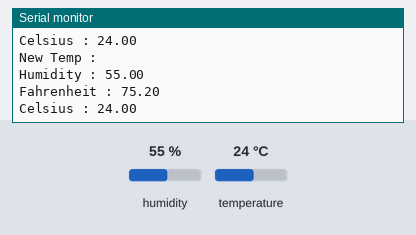
The sketch below on a simulated Arduino Uno, built with avr-gcc and run on an emulated ATmega328P. On the bench: the last lines printed to the serial monitor. The inputs (shaded band) are chosen by the test bench; at power-on: humidity 55 %, temperature 24 °C.

Above: at 10.8 s.
10.9 s: humidity set to 22 %
At 16.0 s:
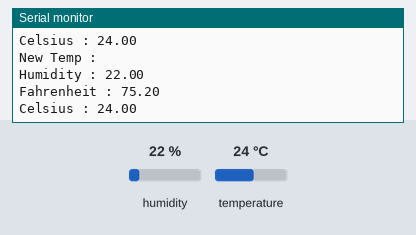
18.4 s: temperature set to 12 °C
At 20.8 s:
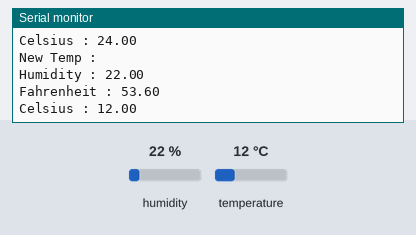
25.9 s: humidity set to 40 %
At 31.7 s:
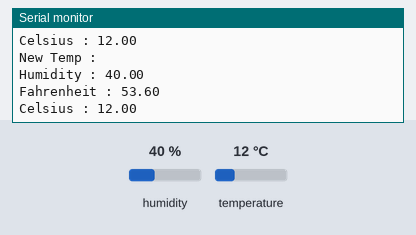
Timing chart, 0 to 33.2 s (numbered marks = the images above; inputs shaded):
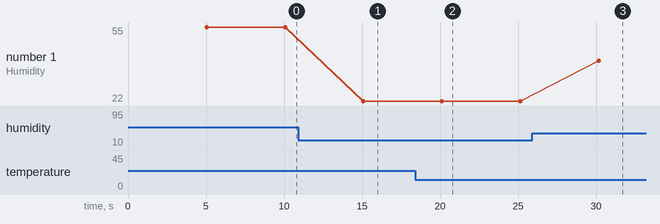

The sketch:

8.ino
```cpp
#include <DHT.h>

#define DHTPIN 13

DHT dht(DHTPIN,DHT11);

void setup()
{
  Serial.begin(9600);
  dht.begin();
}

void loop()
{

  delay(5000);
  float h=dht.readHumidity();
  float c=dht.readTemperature(false);
  float f=dht.readTemperature(true);

  if(isnan(h) || isnan(f) || isnan(c))
  {
    Serial.println("Unable to read Temprature and Humidity");
    return;
  }

  Serial.println("\nNew Temp : ");
  Serial.print("Humidity : ");
  Serial.println(h);

  Serial.print("Fahrenheit : ");
  Serial.println(f);

  Serial.print("Celsius : ");
  Serial.println(c);


}
```

Measured:
- after the input at 10.9 s, the serial monitor: prints a new line after 4.2 s (image 1)
- after the input at 18.4 s, the serial monitor: prints a new line after 1.7 s (image 2)
- after the input at 25.9 s, the serial monitor: prints a new line after 4.3 s (image 3)
- plotted number 1: 55 → 22 after the input at 10.9 s, 22 → 40 after the input at 25.9 s
